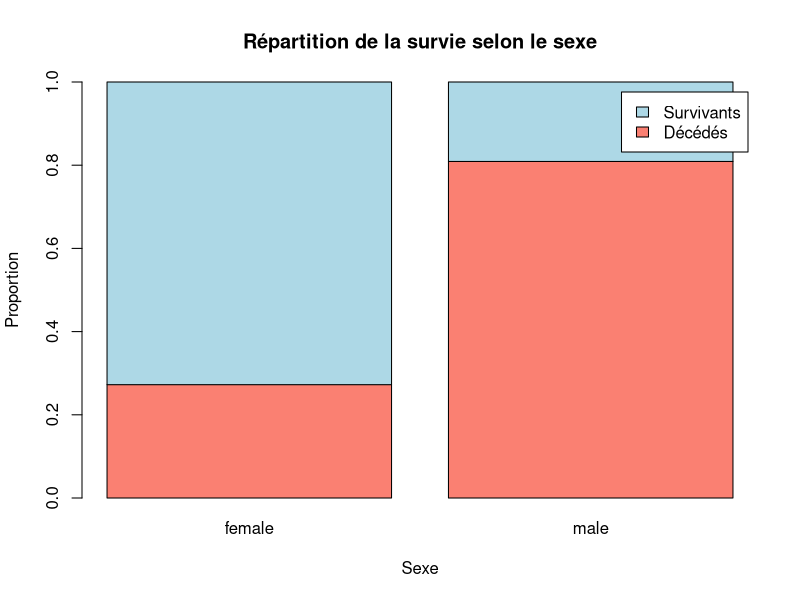
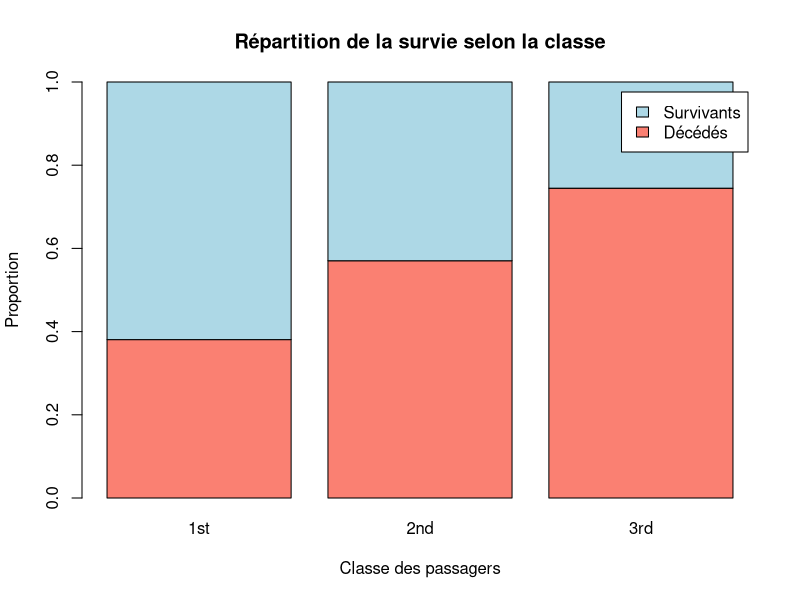
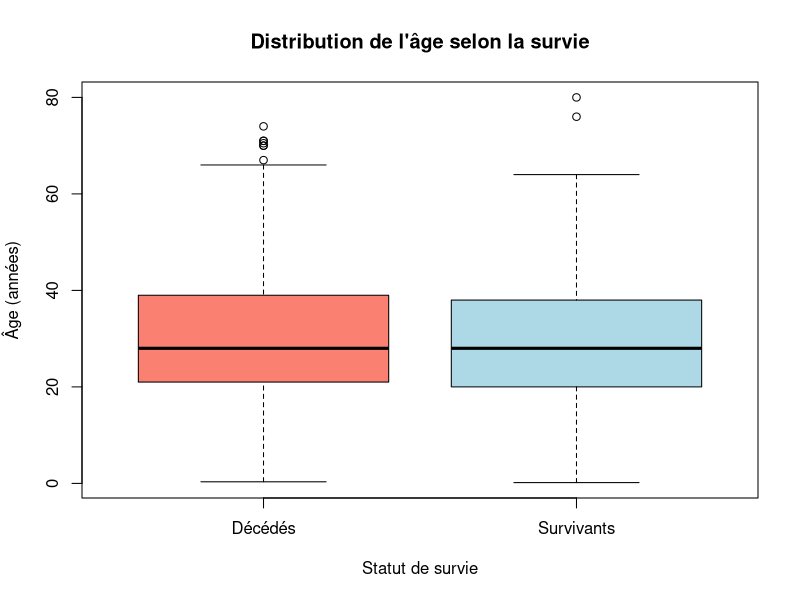

Here is the R script that generated these plots, in order:
## ---- chunk 1
knitr::opts_chunk$set(echo = TRUE)
## ---- chunk 2
# Installer carData uniquement si nécessaire
if (!requireNamespace("carData", quietly = TRUE)) {
  install.packages("carData", repos = "https://cloud.r-project.org")
}

# Charger les données
data("TitanicSurvival", package = "carData")

# Afficher les premières lignes
head(TitanicSurvival)

# Examiner la structure des données
str(TitanicSurvival)

# Dimensions du jeu de données
dim(TitanicSurvival)
## ---- chunk 3
# Résumé général des variables
summary(TitanicSurvival)

# Répartition des passagers selon leur survie
table(TitanicSurvival$survived)

# Répartition des passagers selon leur sexe
table(TitanicSurvival$sex)

# Répartition des passagers selon leur classe
table(TitanicSurvival$passengerClass)

# Statistiques descriptives de l'âge
mean(TitanicSurvival$age, na.rm = TRUE)
median(TitanicSurvival$age, na.rm = TRUE)
sd(TitanicSurvival$age, na.rm = TRUE)

# Nombre de valeurs manquantes par variable
colSums(is.na(TitanicSurvival))
## ---- chunk 4
# Tableau des proportions de survie selon le sexe
tab_sexe <- prop.table(
  table(TitanicSurvival$sex, TitanicSurvival$survived),
  margin = 1
)

# Affichage des pourcentages
round(tab_sexe * 100, 1)

# Graphique en barres
barplot(
  t(tab_sexe),
  col = c("salmon", "lightblue"),
  legend.text = c("Décédés", "Survivants"),
  main = "Répartition de la survie selon le sexe",
  xlab = "Sexe",
  ylab = "Proportion",
  ylim = c(0, 1)
)
## ---- chunk 5
# Calcul des proportions de survie par classe
tab_classe <- prop.table(
  table(TitanicSurvival$passengerClass, TitanicSurvival$survived),
  margin = 1
)

# Affichage des pourcentages
round(tab_classe * 100, 1)

# Graphique en barres
barplot(
  t(tab_classe),
  col = c("salmon", "lightblue"),
  legend.text = c("Décédés", "Survivants"),
  main = "Répartition de la survie selon la classe",
  xlab = "Classe des passagers",
  ylab = "Proportion",
  ylim = c(0, 1)
)
## ---- chunk 6
# Boîtes à moustaches de l'âge selon la survie
boxplot(
  age ~ survived,
  data = TitanicSurvival,
  col = c("salmon", "lightblue"),
  main = "Distribution de l'âge selon la survie",
  xlab = "Statut de survie",
  ylab = "Âge (années)",
  names = c("Décédés", "Survivants")
)

# Statistiques d'âge selon la survie
aggregate(
  age ~ survived,
  data = TitanicSurvival,
  FUN = median
)
